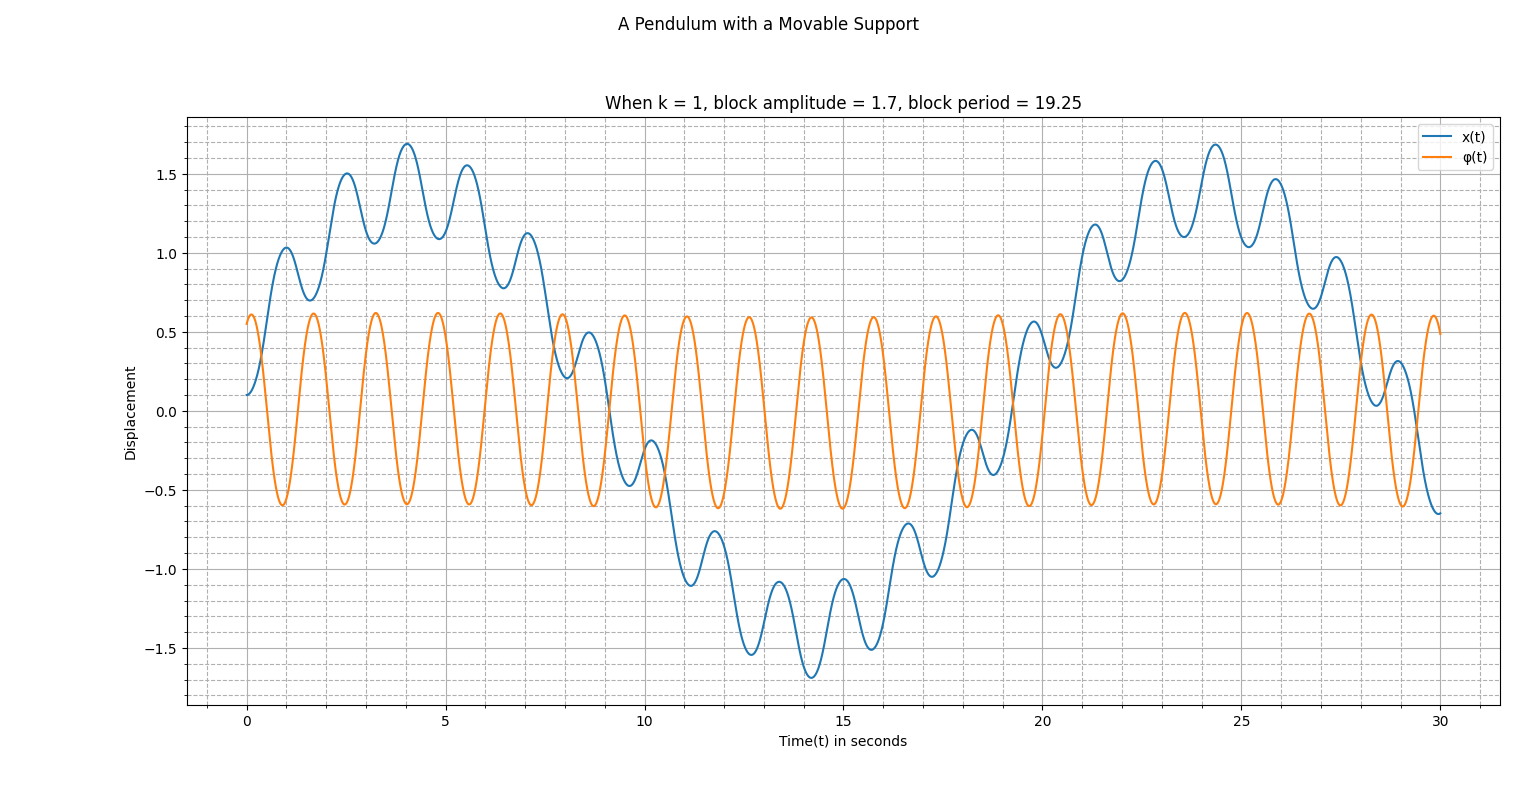

The script that drew this image:
"""
Importing Necessary Libraries to Simulate the Motion of a Simple Pendulum with a Movable Support
"""
import matplotlib.pyplot as plt  
import numpy as np


"""
Defining Constants, Step-size, Initial Conditions, Independent Variable
"""
m1, m2 = 5, 5
l, k, g = 1, 1, 9.8
t0, tf, n = 0, 30, 10000
h = (tf -t0)/n
S0 = np.array([0.1, 0.55, 0, 1])
t = np.linspace(t0,tf,n+1)
S= np.array((n+1)*[S0])


""""
Defining the coupled system of 4 first order ODEs
which is equivalent to the coupled system of 2 second order ODEs(Euler-Lagrange Equations)
"""
def dS_dt(S,t):
    x, phi, v, w = S 
    dx_dt = v
    dphi_dt = w
    dv_dt = ((m2*g*np.sin(phi)*np.cos(phi)) + (m2*l*w*w*np.sin(phi)) - (k*x)) / (m1 + m2*(np.sin(phi)**2))
    dw_dt = np.cos(phi)*(((g*np.tan(phi)*(m1+m2)) + (m2*l*w*w*np.sin(phi)) - (k*x)) / ((m2*l*np.cos(phi)**2) - ((m1+m2)*l)))
    return np.array([dx_dt, dphi_dt, dv_dt, dw_dt])


"""
Applying Runge-Kutta Fourth Order Method because
1. Local Truncation Error in RK45/EM = h^5/h^2 = 10^(-15)/10^(-6)
2. Global Truncation Error in RK45/EM = h^4/h = 10^(-12)/10^(-3)
"""
def rk45(f, n):
    for i in range(n):
        k1 = h * f(S[i], t[i])    
        k2 = h * f(S[i] + 0.5 * k1, t[i] + 0.5*h)
        k3 = h * f(S[i] + 0.5 * k2, t[i] + 0.5*h)
        k4 = h * f(S[i] + k3, t[i] + h)
        S[i+1] = S[i] + (k1 + 2*(k2 + k3 ) + k4) / 6
    return S, t


"""
Calling rk45 to get dependent variables
"""
S,t=rk45(dS_dt,n)
x, phi, v, w = S.T[0],S.T[1],S.T[2],S.T[3]


"""
Plotting the Generalized Coordinates
"""
fig = plt.figure()
ax = fig.add_subplot()
ax.plot(t, x, label="x(t)")
ax.plot(t, phi, label="φ(t)")
ax.set_xlabel("Time(t) in seconds")
ax.set_ylabel("Displacement")
ax.set_title("When k = 1, block amplitude = 1.7, block period = 19.25")
ax.grid(which="major")
ax.grid(which="minor", linestyle="--")
ax.minorticks_on()
ax.legend()
fig.suptitle("A Pendulum with a Movable Support")
fig.tight_layout()
plt.show()
